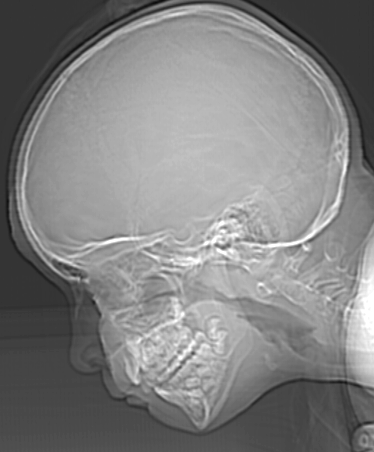
%> input picture skull.tif, 374 x 452 px
$ octave DIP7a.m   (GNU Octave 9; MATLAB toolbox functions it lacks are replaced by stand-ins)
%> lines starting %> are read from the running program, lines starting %| are printed output that depends on the picture
I = imread('C:\\Users\\student\\Desktop\\skull.tif');
%> I is the input picture: size 452x374 uint8; min 12, max 255, mean 129.4
figure;
%I  = rgb2gray(I);
imshow(I);
title('Original Image');


%Find edges using the Canny method.
BW1 = edge(I,'Canny');
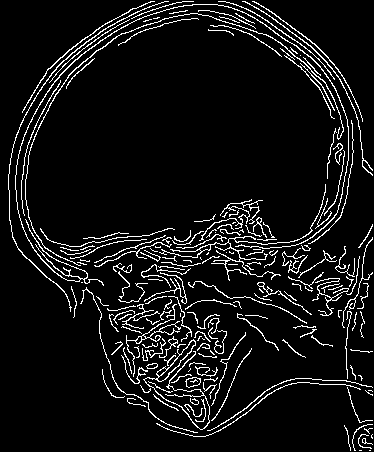
%> BW1: size 452x374 logical; 7.5% white in thin lines or dots
figure;
imshow(BW1);
title('Canny Image');


%Find edges using the Prewitt method.
figure;
BW2 = edge(I,'Prewitt');
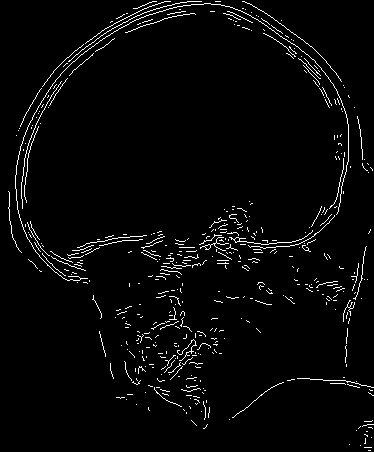
%> BW2: size 452x374 logical; 3% white in thin lines or dots

imshow(BW2);
title('Prewitt');


figure;
%Sobel : Finds edges at those points where the gradient of the image I is maximum, using the Sobel approximation to the derivative.
BW3  = edge(I,'Sobel');
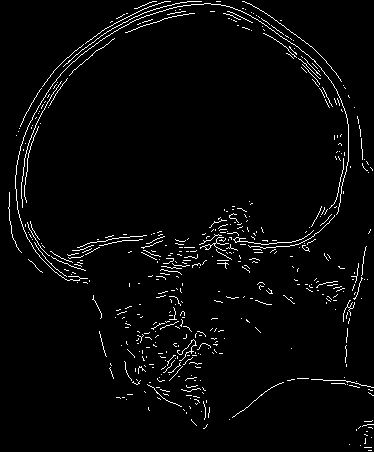
%> BW3: size 452x374 logical; 3% white in thin lines or dots
imshow(BW3);
title('Sobel');

figure;
%Roberts
BW4 = edge(I,'Roberts');
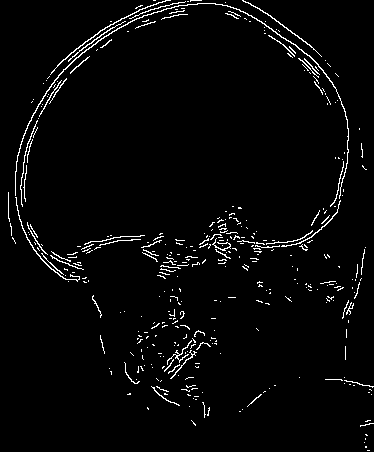
%> BW4: size 452x374 logical; 2.9% white in thin lines or dots
imshow(BW4);
title('Roberts');

figure;
%log
BW5 = edge(I,'log');
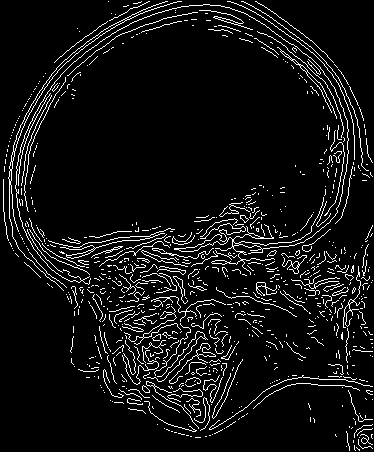
%> BW5: size 452x374 logical; 7.1% white in thin lines or dots
imshow(BW5);
title('log');


figure;
%zerocross
BW6 = edge(I,'zerocross');
imshow(BW6);
title('zerocross');


%Display both results side-by-side.
%imshowpair(BW1,BW2,'montage')
